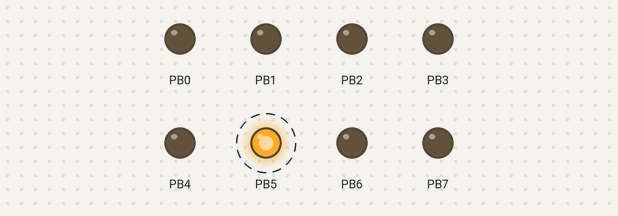
A program run on a simulated ATmega328P, built with avr-gcc and emulated at 2 MHz. Parts: output pins drawn as LEDs (lit = HIGH). Dashed ring = blinking.

Above: at 0.18 s.
Timing chart, 0 to 3.0 s (numbered marks = the images above):
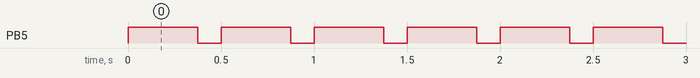

The program:

main.c
```c
/*
 * preLab5.c
 *
 * Created: 19/09/2025 4:17:43 PM
 * Author : thar970
 */
#define F_CPU 2000000UL
#include <avr/io.h>
#include <util/delay.h>


int main(void)
{
	DDRB = 0xFF;  // set to output
	DDRC = 0x00;  // set to input
	DDRD = 0x00; //set to input

	PORTB = 0xFF; // turn off the LED initailly.

    while (1)
    {
		PORTB = (1 << PORTB5);
		_delay_ms(375);
		PORTB = 0x00;
		_delay_ms(125);

    }
}
```

Measured:
- by itself, PB5: alternates HIGH for 0.38 s and LOW for 0.13 s
